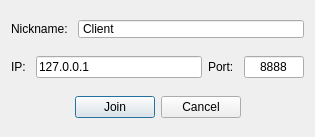
<?xml version="1.0" encoding="UTF-8"?>
<ui version="4.0">
 <class>JoinGameDialog</class>
 <widget class="QDialog" name="JoinGameDialog">
  <property name="geometry">
   <rect>
    <x>0</x>
    <y>0</y>
    <width>315</width>
    <height>137</height>
   </rect>
  </property>
  <property name="minimumSize">
   <size>
    <width>315</width>
    <height>137</height>
   </size>
  </property>
  <property name="maximumSize">
   <size>
    <width>315</width>
    <height>137</height>
   </size>
  </property>
  <property name="windowTitle">
   <string>Create Game</string>
  </property>
  <layout class="QVBoxLayout" name="verticalLayout">
   <property name="topMargin">
    <number>8</number>
   </property>
   <property name="bottomMargin">
    <number>5</number>
   </property>
   <item>
    <layout class="QHBoxLayout" name="horizontalLayout_4">
     <property name="spacing">
      <number>10</number>
     </property>
     <item>
      <widget class="QLabel" name="label_3">
       <property name="text">
        <string>Nickname:</string>
       </property>
      </widget>
     </item>
     <item>
      <widget class="QLineEdit" name="nickname">
       <property name="focusPolicy">
        <enum>Qt::ClickFocus</enum>
       </property>
       <property name="styleSheet">
        <string notr="true">padding: 0 2px;</string>
       </property>
       <property name="text">
        <string>Client</string>
       </property>
      </widget>
     </item>
    </layout>
   </item>
   <item>
    <layout class="QHBoxLayout" name="horizontalLayout_3" stretch="2,1">
     <item>
      <layout class="QHBoxLayout" name="horizontalLayout">
       <property name="spacing">
        <number>10</number>
       </property>
       <property name="sizeConstraint">
        <enum>QLayout::SetDefaultConstraint</enum>
       </property>
       <item>
        <widget class="QLabel" name="label">
         <property name="text">
          <string>IP:</string>
         </property>
        </widget>
       </item>
       <item>
        <widget class="QLineEdit" name="ip">
         <property name="text">
          <string>127.0.0.1</string>
         </property>
        </widget>
       </item>
      </layout>
     </item>
     <item>
      <layout class="QHBoxLayout" name="horizontalLayout_2">
       <property name="spacing">
        <number>10</number>
       </property>
       <item>
        <widget class="QLabel" name="label_2">
         <property name="text">
          <string>Port:</string>
         </property>
        </widget>
       </item>
       <item>
        <widget class="QLineEdit" name="port">
         <property name="focusPolicy">
          <enum>Qt::ClickFocus</enum>
         </property>
         <property name="text">
          <string>8888</string>
         </property>
         <property name="maxLength">
          <number>5</number>
         </property>
         <property name="alignment">
          <set>Qt::AlignCenter</set>
         </property>
        </widget>
       </item>
      </layout>
     </item>
    </layout>
   </item>
   <item>
    <layout class="QHBoxLayout" name="horizontalLayout_5">
     <item>
      <spacer name="horizontalSpacer">
       <property name="orientation">
        <enum>Qt::Horizontal</enum>
       </property>
       <property name="sizeHint" stdset="0">
        <size>
         <width>40</width>
         <height>20</height>
        </size>
       </property>
      </spacer>
     </item>
     <item>
      <widget class="QPushButton" name="buttonCreate">
       <property name="focusPolicy">
        <enum>Qt::StrongFocus</enum>
       </property>
       <property name="text">
        <string>Join</string>
       </property>
      </widget>
     </item>
     <item>
      <widget class="QPushButton" name="buttonCancel">
       <property name="text">
        <string>Cancel</string>
       </property>
      </widget>
     </item>
     <item>
      <spacer name="horizontalSpacer_2">
       <property name="orientation">
        <enum>Qt::Horizontal</enum>
       </property>
       <property name="sizeHint" stdset="0">
        <size>
         <width>40</width>
         <height>20</height>
        </size>
       </property>
      </spacer>
     </item>
    </layout>
   </item>
  </layout>
 </widget>
 <resources/>
 <connections/>
</ui>
